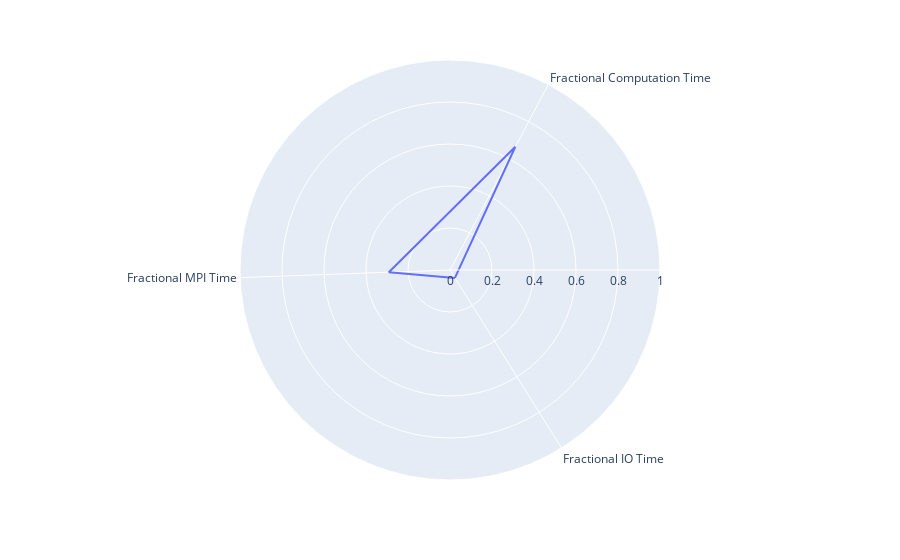

The notebook cell saved with this chart:
### Code cell
fig = px.line_polar(plot_df, r="r", theta="theta", line_close=True, range_r=[0, 1])
fig

### Figure 1 — Plotly figure (JSON) as saved in the notebook; plotly's stock layout.template omitted (floating-point values rounded to 4 significant figures)
{"data": [{"hovertemplate": "r=%{r}<br>theta=%{theta}<extra></extra>", "legendgroup": "", "line": {"color": "#636efa", "dash": "solid"}, "mode": "lines", "name": "", "r": [0.04431, 0.2915, 0.6641, 0.04431], "showlegend": false, "subplot": "polar", "theta": ["Fractional IO Time", "Fractional MPI Time", "Fractional Computation Time", "Fractional IO Time"], "type": "scatterpolar"}], "layout": {"autosize": true, "legend": {"tracegroupgap": 0}, "margin": {"t": 60}, "polar": {"angularaxis": {"direction": "clockwise", "rotation": -57.93, "type": "category"}, "domain": {"x": [0, 1], "y": [0, 1]}, "radialaxis": {"autorange": false, "range": [0, 1], "type": "linear"}}}}
